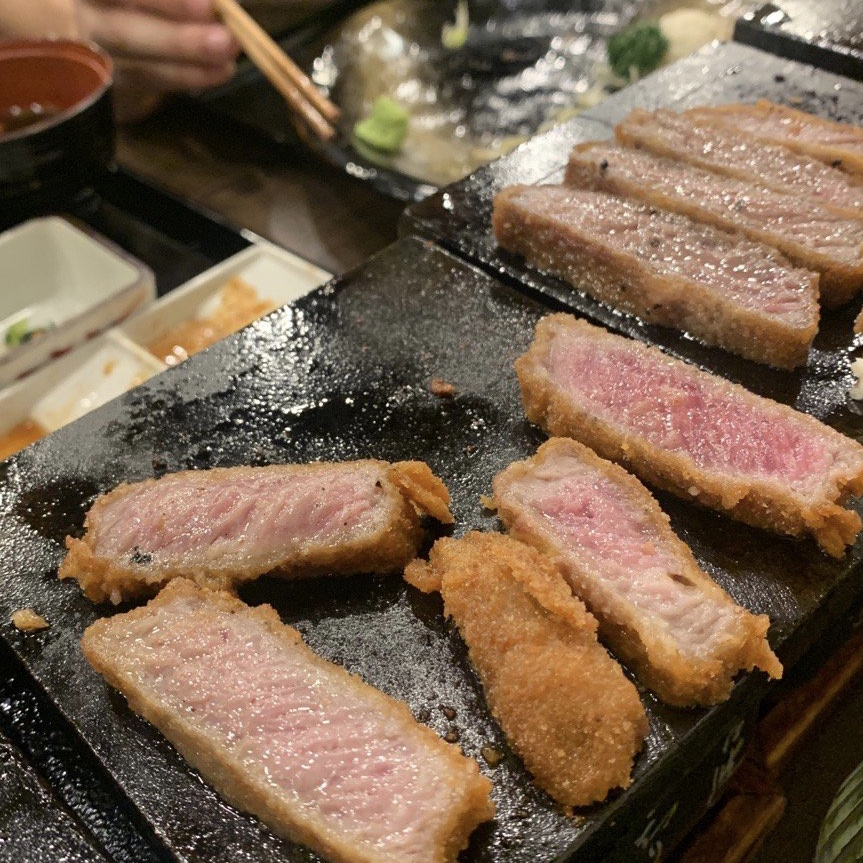
//> input picture work1/build/6D8046AE8F7638086E1657F6B9A9B7E1.JPG, 863 x 863 px
$ ./display_image build/6D8046AE8F7638086E1657F6B9A9B7E1.JPG   (built with g++ and OpenCV 4)
//> lines starting //> are read from the running program, lines starting //| are printed output that depends on the picture; after the words box and inside, x2 and y2 are one past the last pixel; in counts of white or black regions, pixels touching at a corner belong together
#include <opencv2/opencv.hpp>
#include<iostream>
#include<string>

using namespace std;
using namespace cv;


int main(int argc, char*argv[])
{

   if(argc < 2) {

      cout << "无图片 >" << endl ;

      return 0;
  }


	string image_name(argv[1]);

	Mat image = imread(image_name,IMREAD_GRAYSCALE);
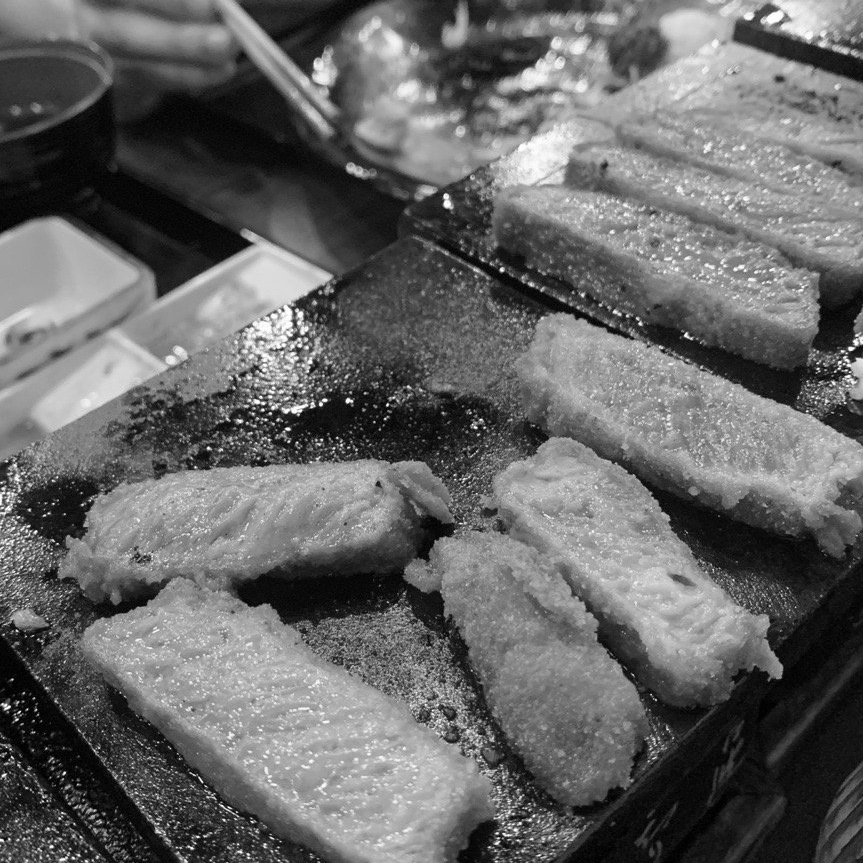
//> image: 863 rows x 863 cols, CV_8UC1; min 0, max 255, mean 102.3

	int histsize = 256;

	float range[] = { 0,255 };

	const float*histRanges = { range };

	Mat hist;

	Mat result;

	calcHist(&image, 1, 0, Mat(), hist, 1, &histsize, &histRanges, true, false);/*
//> hist = 256 values, max 6097 at index 13, min 0 at index 255, mean 2908.8
用来计算图像直方图*/
	int hist_h = 512;

	int hist_w = 512;

	int bin_w = hist_w / histsize;

	Mat histImage(hist_w, hist_h, CV_8UC3, Scalar(176, 48, 96));/*创建一个长宽为wh的黑色背景*/

	normalize(hist, hist, 0, hist_h, NORM_MINMAX, -1, Mat());/*将直方图归一化到范围[0, histImage.rows]*/
//> hist = 256 values, max 512 at index 13, min 0 at index 255, mean 244.3

for (int i = 1; i < histsize; i++)/*画直方图*/
	{

	line(histImage, Point((i - 1)*bin_w, hist_h - cvRound(hist.at<float>(i - 1))),

	Point((i)*bin_w, hist_h - cvRound(hist.at<float>(i))), Scalar(255, 192, 203), 2, CV_AA);

	}
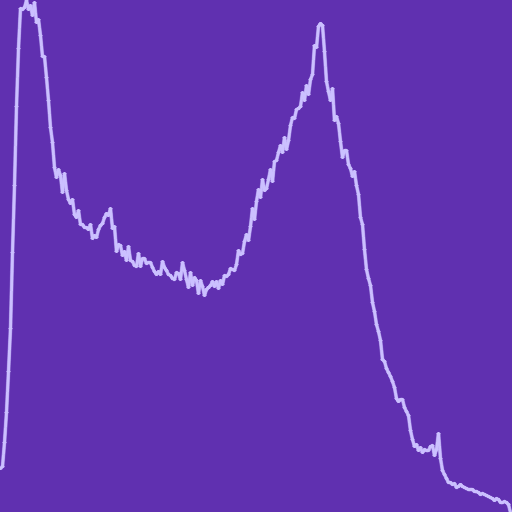
//> histImage: 512 rows x 512 cols, CV_8UC3; mean B, G, R 178.3, 52.2, 99.1

	imshow("output", histImage);

	namedWindow("Display Window",WINDOW_NORMAL);

	imshow("Display Window",image);


	result = image.clone();   /*创造一个和原图一样大小的矩阵*/

	threshold(image, result, 50, 220,CV_THRESH_BINARY);
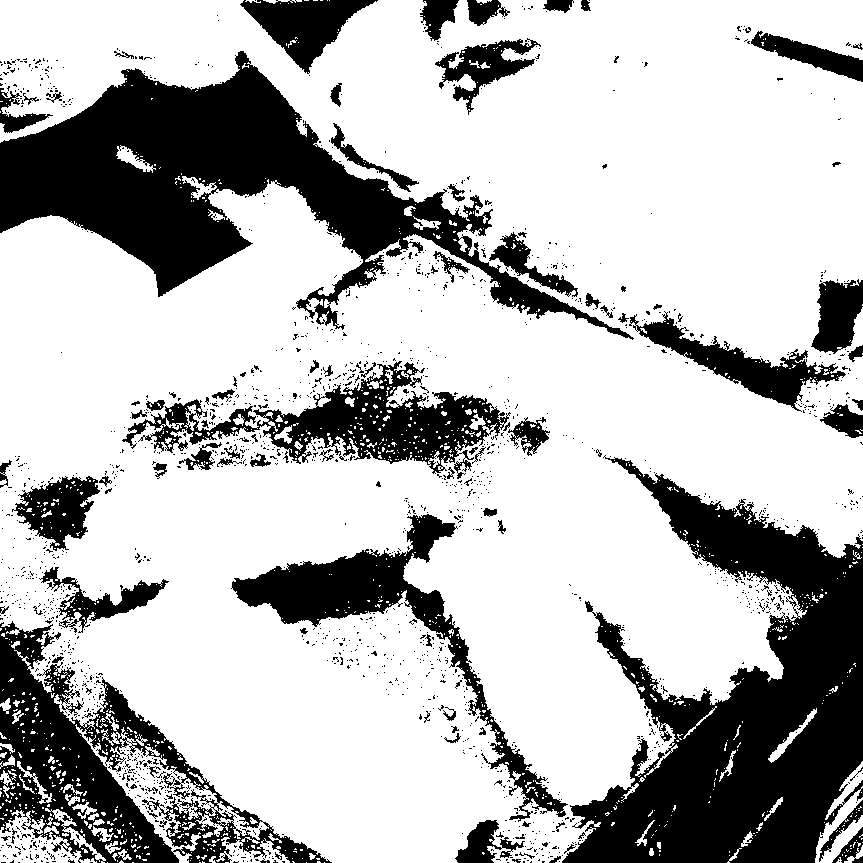
//> result: 863 rows x 863 cols, CV_8UC1; values 0 (black) and 220 (white), 72.3% white; 1696 black regions (1594 under 20 px), largest, box (x1, y1, x2, y2) and area: (562, 455, 863, 863) 58507, (0, 51, 634, 340) 54603, (0, 621, 332, 863) 24693

	namedWindow("全局二值化图像",WINDOW_NORMAL);

	imshow("全局二值化图像", result);


        result = image.clone();   /*创造一个和原图一样大小的矩阵*/

	int blockSize = 45;

        int constValue = 10;

         adaptiveThreshold(image, result, 255, CV_ADAPTIVE_THRESH_MEAN_C, CV_THRESH_BINARY_INV, blockSize, constValue);
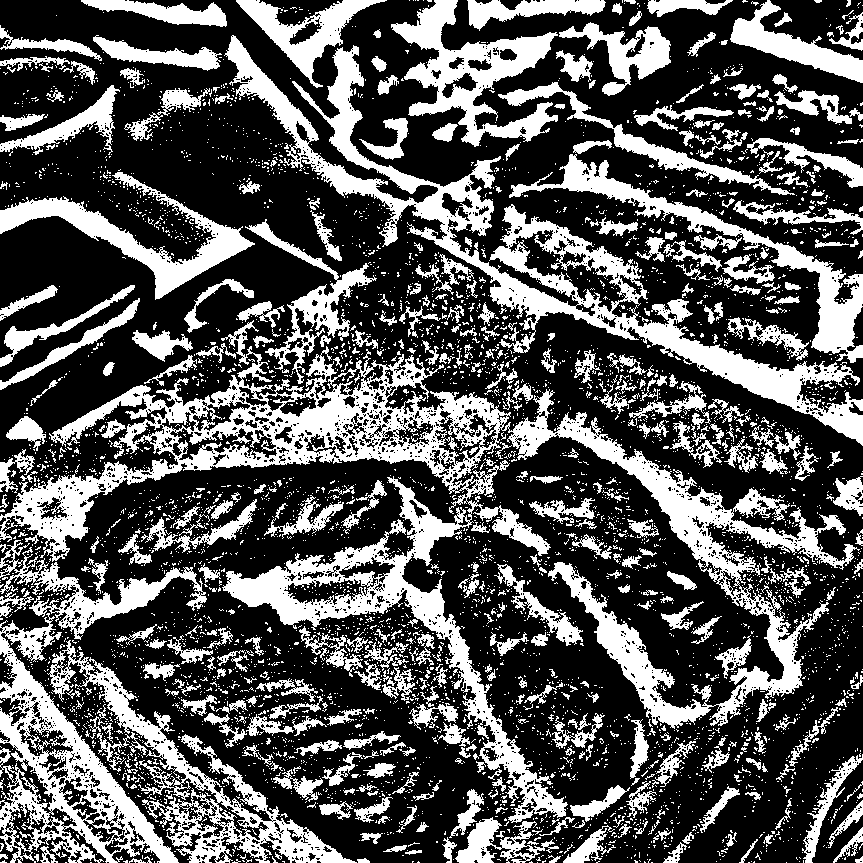
//> result: 863 rows x 863 cols, CV_8UC1; 33.9% white; 5105 white regions (4629 under 20 px), largest, box (x1, y1, x2, y2) and area: (0, 320, 860, 823) 62442, (224, 35, 863, 446) 27073, (0, 613, 179, 863) 13080

         namedWindow("自适应二值化图像",WINDOW_NORMAL);

	imshow("自适应二值化图像", result);


         waitKey(0);

	return 0;

}
